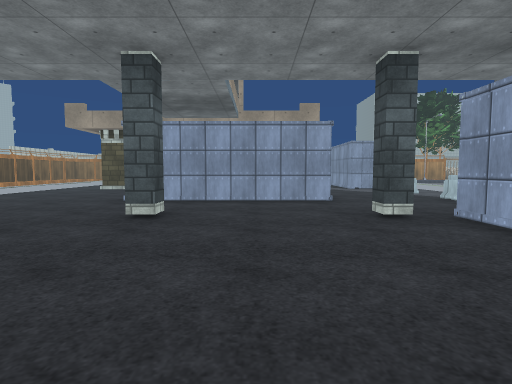
view 1 (above)

16 first-person views from a walk through a scene from a Unity 3-D project. The camera is 1.2 m above the floor, tilts 4° down and sees 80° across. Doors are open. The floor is counted in squares, 2 m on a side. Each view is taken from the middle of a square. On the plan, view 1 faces up. The plan holds only what a view shows up to about 9 squares ahead; the rest is blank. The place goes on beyond the plan. The player is left out. Some surface patterns are stand-ins.

view 2
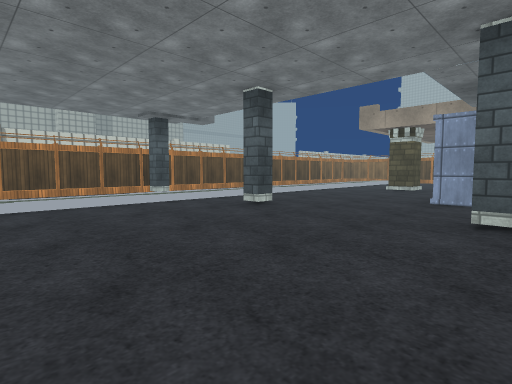

view 3
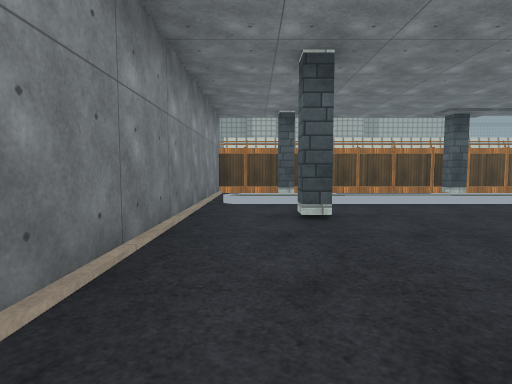

view 4
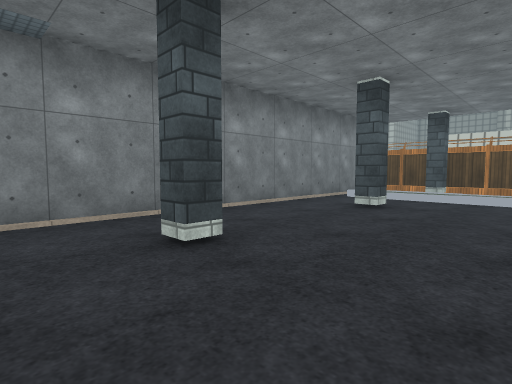

view 5
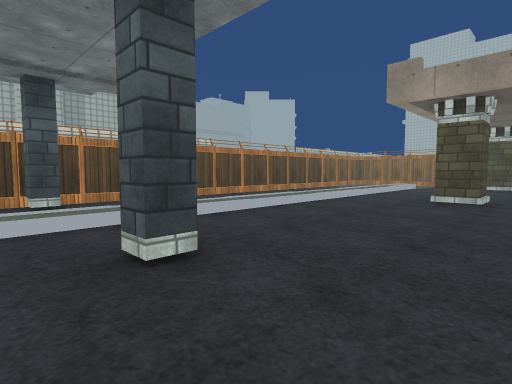

view 6
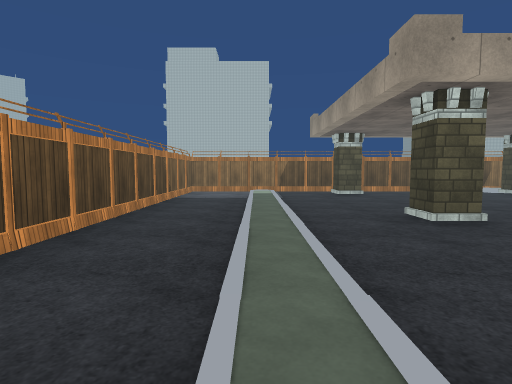

view 7
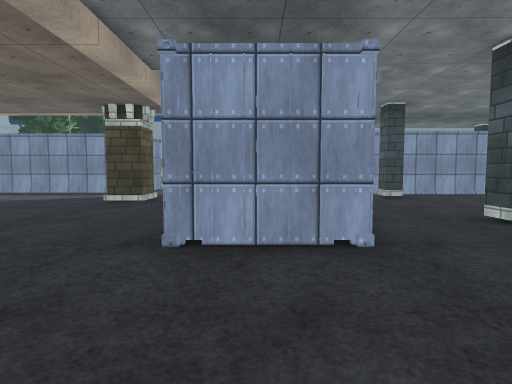

view 8
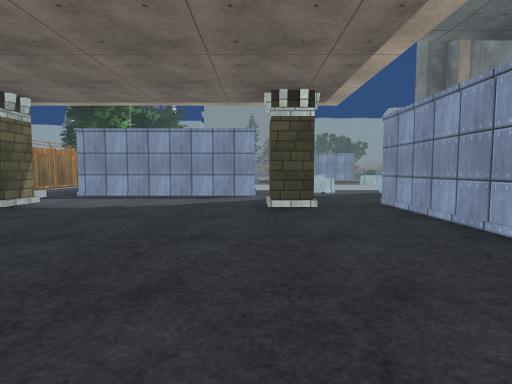

view 9
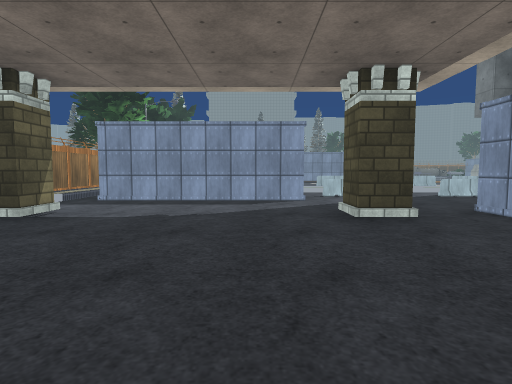

view 10
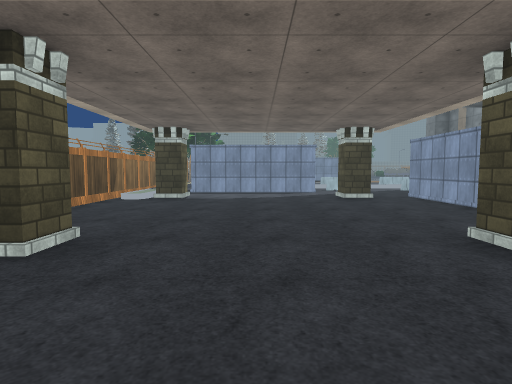

view 11
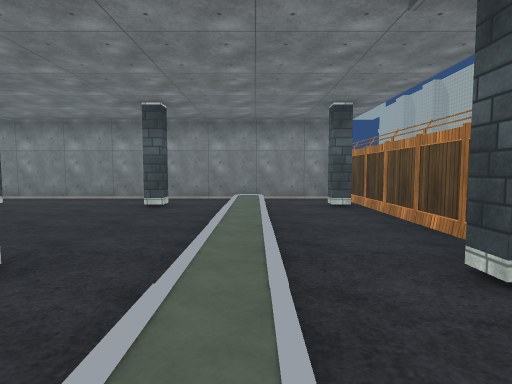

view 12
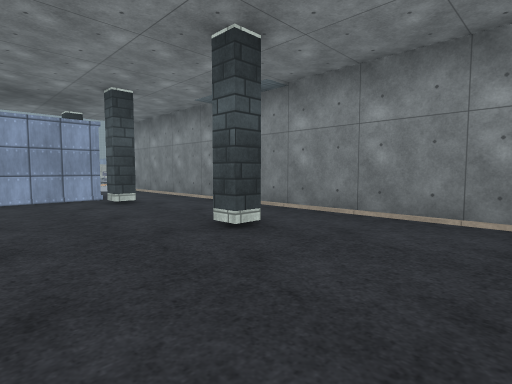

view 13
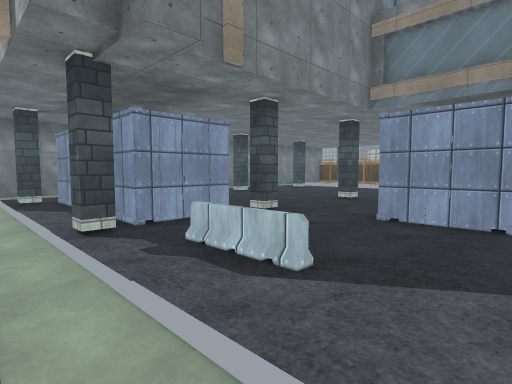

view 14
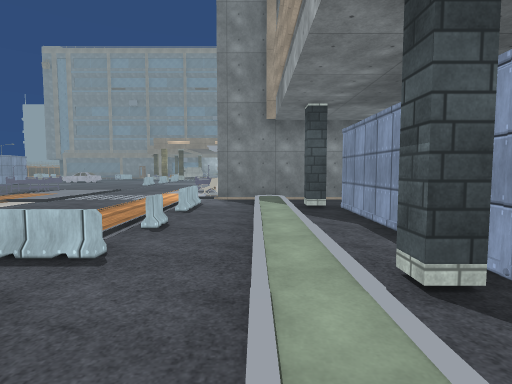

view 15
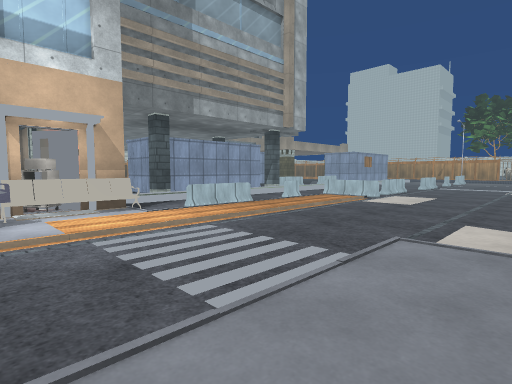

view 16
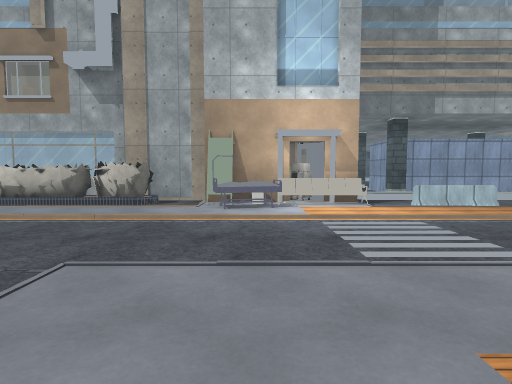

### Floor plan
Key: @ floor where view 1 was taken; # wall or solid block; . floor; / step, stairs or slope; O other object.
Columns run from 9 left of view 1 to 13 right of it. Each row starts with its distance up from view 1.
 14 O./..O....O.#
 13 O./..........
 12 O./..........
 11 O./..........
 10 O./.........OO.
  9 O./..O....O..O.
  8 O./..........O./
  7 O./....# ##....    ..
  6 O./....###O..O./  ...
  5 O./............/. O..
  4 O./.O..O...O##O/.....
  3 O./.........##./.O...
  2 O./.........##./O./..
  1 O./.........##./../../
  0 O./.O..O.@.OO#O/O./../
 -1 O./............/O./../
 -2 ##########OO#####././.O
 -3 O               O././.O
 -4                 OOO././
 -5                #O /./
 -6                #/ /..
 -7                #O /.
 -8                 O
 -9                 O

Where each view was taken, in squares from view 1:
view 1: 0 up, 0 right, facing up
view 2: 0 up, 1 left, facing up-left
view 3: 1 down, 1 left, facing left
view 4: 2 up, 0 right, facing down-left
view 5: 3 up, 3 left, facing up-left
view 6: 5 up, 7 left, facing up
view 7: 7 up, 5 left, facing right
view 8: 10 up, 4 left, facing right
view 9: 11 up, 3 left, facing right
view 10: 12 up, 7 left, facing right
view 11: 6 up, 7 left, facing down
view 12: 2 up, 4 left, facing down-right
view 13: 8 up, 6 right, facing down-left
view 14: 6 up, 6 right, facing down
view 15: 4 down, 12 right, facing up-left
view 16: 4 down, 13 right, facing left
